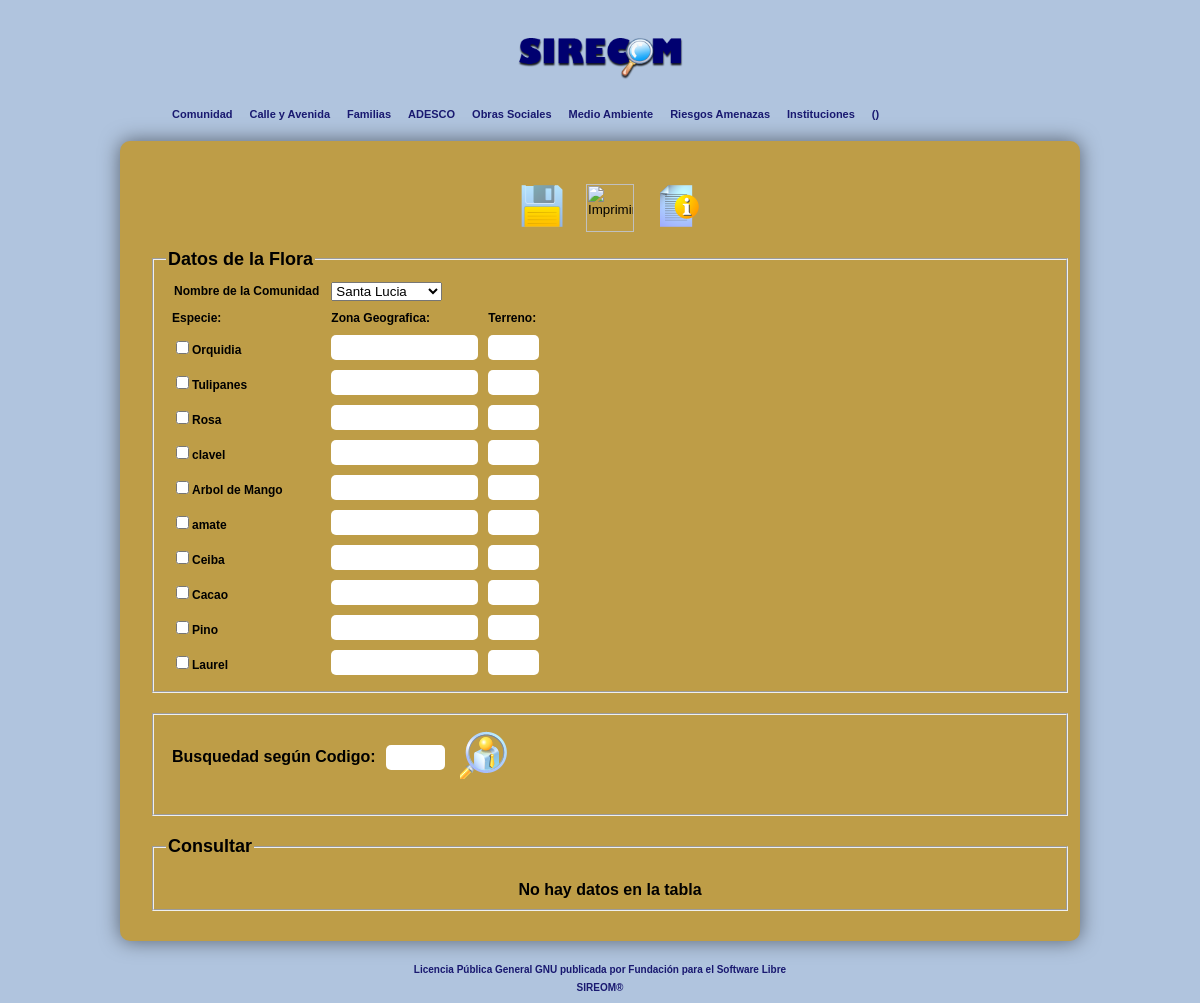
Screenshot of /ambiente/flora.php with the database file from the repository.
### tables this page shows
CREATE TABLE IF NOT EXISTS `especieflora` (
  `idespecieflora` int(11) NOT NULL AUTO_INCREMENT,
  `nombre` varchar(60) DEFAULT NULL,
  PRIMARY KEY (`idespecieflora`)
);

### ambiente/flora.php (the view, shortened to what this page needs)
	<?php
	include("../libreria/dbdiagnostico.php");
	$uu=usuario();
	?>
<!DOCTYPE html>
<html lang="es">
    <head>
        <link rel="stylesheet" href="../libreria/styles.css">
   </head>
<body>
<div id='todo'>
      <header>
            <hgroup>
                 <img width="170" src="../libreria/images/logo_sidicom.png" alt="SIDICOM">
            </hgroup>
 	 <div id="menu">
            <ul>
                <li><a href='#'>Comunidad</a>
				</li>
				<li><a href='#'>Calle y Avenida</a>
				</li>
				<li><a href='../produccion/produccion.php'>Familias</a>
				</li>
				<li><a href='#'>ADESCO</a>
				</li>
				<li><a href='#'>Obras Sociales</a>
				</li>
				<li><a href='#'>Medio Ambiente</a>
				</li>
				<li><a href='#'>Riesgos Amenazas</a>
				</li>
				<li><a href='#'>Instituciones</a>
				</li>
				<li><a href='#'><?php echo $uu; ?></a>
				</li>
            </ul>
       </div>
      </header>
	<section>
            <div id='infoprin'>
              <form id="formulario" method='POST'>
		<nav id="menu2">
                    <table id="otromenu">
			<td><input type=image src='../libreria/images/save.png' id="nuevo" name="nuevo" value="guardar" title="Guardar"></td>
			<td><input type=image src='../libreria/images/printer.png' id="nuevo" name="nuevo" value="imprimir" title="Imprimir" onclick="window.open (href='../impresion/inicio.php')"></td>
			<td><input type=image src='../libreria/images/info.png' id="nuevo" name="nuevo" value="ayuda" title="Ayuda" onclick="window.open (href='../libreria/ManualUsuario.pdf')"></td></tr>
                    </table>
		</nav>
		<fieldset>
                <legend>
                Datos de la Flora
                </legend>
                 <table id="tabla">
				<tr><td><label>Nombre de la Comunidad</label></td>
					 <td><?php
					 $b=new consultas();
					 echo $b->selectdetabla("comunidad","nombre","idcomunidad");
						 ?></td></tr>
				 <tr>
					<td>Especie:</td>
					 <td>Zona Geografica:</td>
					 <td>Terreno:</td>
				</tr>
				 <?php
				    $dbb=new dbdiagnostico();
					$dd=$dbb->consulta("select * from especieflora");
					for ($f=1;$f<=mysql_num_rows($dd);$f++)
					{    $i=mysql_result($dd,$f-1,"idespecieflora");
					     $b="<input type='checkbox' name='especie$f' value='$i'>".mysql_result($dd,$f-1,"nombre");
				 ?>
					<tr>
					 <td><?php
							echo $b;
						?>
					</td>
					<td><input type="text" name="zonageo<?php echo $f; ?>" value="" size="15" title='Zona Geograf&iacute;ca'></td>
					<td><input type="text" name="cant<?php echo $f; ?>" value=""  size="3" title='Cantidad Posee' ></td>
					<td>
					  <?php
						}
					  ?>
				</table>
				</fieldset>
				</form>
			<section>
						<div id="formulario2">
						<fieldset>
						<form action="flora.php" method="get">
						<table>
						<tr><td><b>Busquedad seg&uacute;n Codigo:</b></td><td><input type="text" name="bu" size="4" title="Digite Codigo"></td>
						<td><input type=image src="../libreria/images/vacancy.png" name="bu1"  id="bu1" value="buscar" title="Buscar"></td></tr>
						<tr><td>
		</td></tr>
						</table>
						</form>
						</fieldset>
						</div>
						</section>
			<section>
			<div id="formulario2">
			<fieldset>
                <legend>
               Consultar
                </legend>
			<?php
			$con=new consultas();
			echo "<br>";
			echo $con->consultar("recursoflora,medioamb,comunidad,especieflora","recursoflora.idrecursoflora as 'ID',especieflora.nombre as 'Flora',zona as 'Zona Geograf&iacute;ca',area as 'Are en Metros',medioamb.ambiente as 'Medio Ambiente',comunidad.nombre as 'Nombre Comunidad'","especieflora.idespecieflora=recursoflora.idespecieflora and medioamb.idmedioamb=recursoflora.idmedioamb and comunidad.idcomunidad=recursoflora.idcomunidad order by recursoflora.idrecursoflora desc limit 5");
			?>
						</fieldset>
					</div>
				</section>
			</div>
		</section>
			<footer id="footer" align="center">
			<br>
			<a href='../libreria/licencia.txt' target="_blank">
			Licencia P&uacute;blica General GNU publicada
			por Fundaci&oacute;n para el Software Libre
			<br>SIREOM&#174;</a>
			</footer>
	</div>
</body>
</html>

### libreria/dbdiagnostico.php (shortened to what this page needs)
<?php
class dbdiagnostico
{
      public $server="localhost";
      public $dbuser="root";
      public $cn;
	  public $c="";
      public function __construct()
	  {
  		  $this->cn=$this->conectar();
	  }
      public function conectar()
	  {
		$cnx=mysql_connect($this->server,$this->dbuser,$this->c) or die (mysql_error());
		return $cnx;
      }
	public function consulta($consulta)
	  {
		$datos=mysql_query($consulta,$this->cn) or die(mysql_error());
		return $datos;
      }
}
class consultas extends dbdiagnostico
{
 public function selectdetabla($tabla,$campo,$clave)
   {
   		$db=new dbdiagnostico();
		$this->datos=$db->consulta("select $campo,$clave from $tabla");
		$sele="<select name='$clave'>";
		for ($i=0;$i<mysql_num_rows($this->datos);$i++)
		{   $id= mysql_result($this->datos,$i,$clave);
		    $sele.="<option value='$id'>";
			$sele.=mysql_result($this->datos,$i,$campo);
			$sele.="</option>";
		}
		 $sele.="</select>";
   		return $sele;
   }
   public function consultar($tabla,$campos,$condicion,$estilo="cellspacing=0; cellpadding=1; font-size:12px; width:80%; margin-left:auto; margin-right:auto; text-align:center; border-radius:7px;")
      {
   		$db=new dbdiagnostico();
		$this->datos=$db->consulta("select $campos from $tabla where $condicion");
		if (mysql_num_rows($this->datos)>0)
		{
			$resul="<table border=1px; cellpadding=1px; cellspacing=0px; style=\"$estilo\"> <tr style=\"$estilo\">";
			for ($camp=0;$camp<mysql_num_fields($this->datos); $camp++)
			{
				$resul.="<th>". mysql_field_name($this->datos,$camp);
			}
			$resul.="</tr>";
			for($f=0;$f<mysql_num_rows($this->datos);$f++)
			{
				$resul.="<tr>";
				for ($camp=0;$camp<mysql_num_fields($this->datos); $camp++)
				{
					$resul.="<td>".mysql_result($this->datos,$f,$camp);
				}
				$resul.="</tr>";
			}
			$resul.="<br></table>";
		}
		else
		{
			$resul="<b>No hay datos en la tabla</b>";
		}
   		return $resul;
   }
 }
function usuario()
{
	if ($_SESSION["nusuario"]!="0" )
	{
	   $a=$_SESSION["nusuario"] . "(".$_SESSION["tusuario"] .")";
	}
	else
	{
	   @header("location:/sidicom/index.php");
	}
    return $a;
}
?>

### libreria/styles.css (style rules this page uses)
body { background-color: #B0C4DE; font-family: 'Helvetica',Arial; }
#todo { width: 960px; margin:0 auto; text-align: center; }
hgroup { padding-bottom: 5px; padding-top:30px; }
th,td,tr { padding:4px; }
#menu { list-style:none; width:auto; position:relative; display:block; height:36px; }
#menu li { float:left; display:block; position:relative; }
#menu li a { color:#191970; font-weight: bold; text-decoration:none; font-family:Helvetica, Arial, sans-serif; font-size:11px; line-height:1.3em; padding:2px 5px 10px 12px; display:block; }
#infoprin { width:auto; height:auto; background-color: #be9d47; color:black; margin:0 auto; border-radius:10px ; padding: 20px; box-shadow: 0px 0px 20px rgba(0,0,0,0.5); }
footer a:link { text-align: center; text-decoration: none; font-family: Arial; font-weight: bold; font-size:10px; color: #191970; }
#formulario { width: 100%; padding: 10px; }
#formulario2 { width: 100%; padding: 10px; }
legend { font-weight: bold; font-size: 18px; text-align: left; }
input { border: #be9d47; padding: 5px; border-radius: 5px; }
label { float: left; margin: 2px 2px 2px 2px; text-align: left; }
#tabla { font-weight: bold; font-size: 12px; text-align: left; }
#menu2 { font-weight: bold; display: inline-block; color:#191970; cursor:pointer; }
#bu1 { width:48px; height: 48px; }
#nuevo { width:48px; height: 48px; }

### rows the page displays
especieflora: nombre "Orquidia"
especieflora: nombre "Tulipanes"
especieflora: nombre "Rosa"
especieflora: nombre "clavel"
especieflora: nombre "Arbol de Mango"
especieflora: nombre "amate"
especieflora: nombre "Ceiba"
especieflora: nombre "Cacao"
especieflora: nombre "Pino"
especieflora: nombre "Laurel"

### other values shown
$uu "()"
